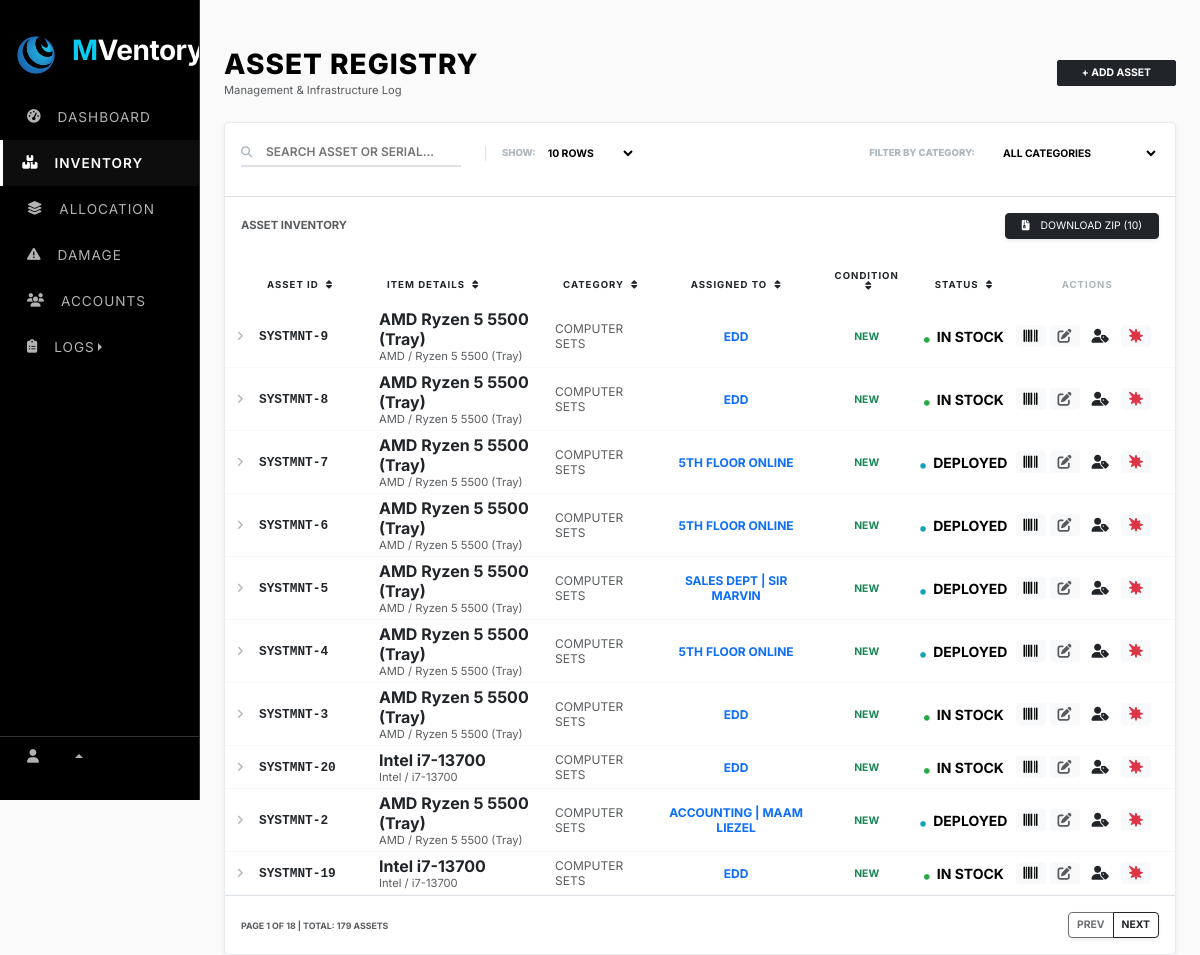
Page /web_content/inventory.php on the earlier database version.
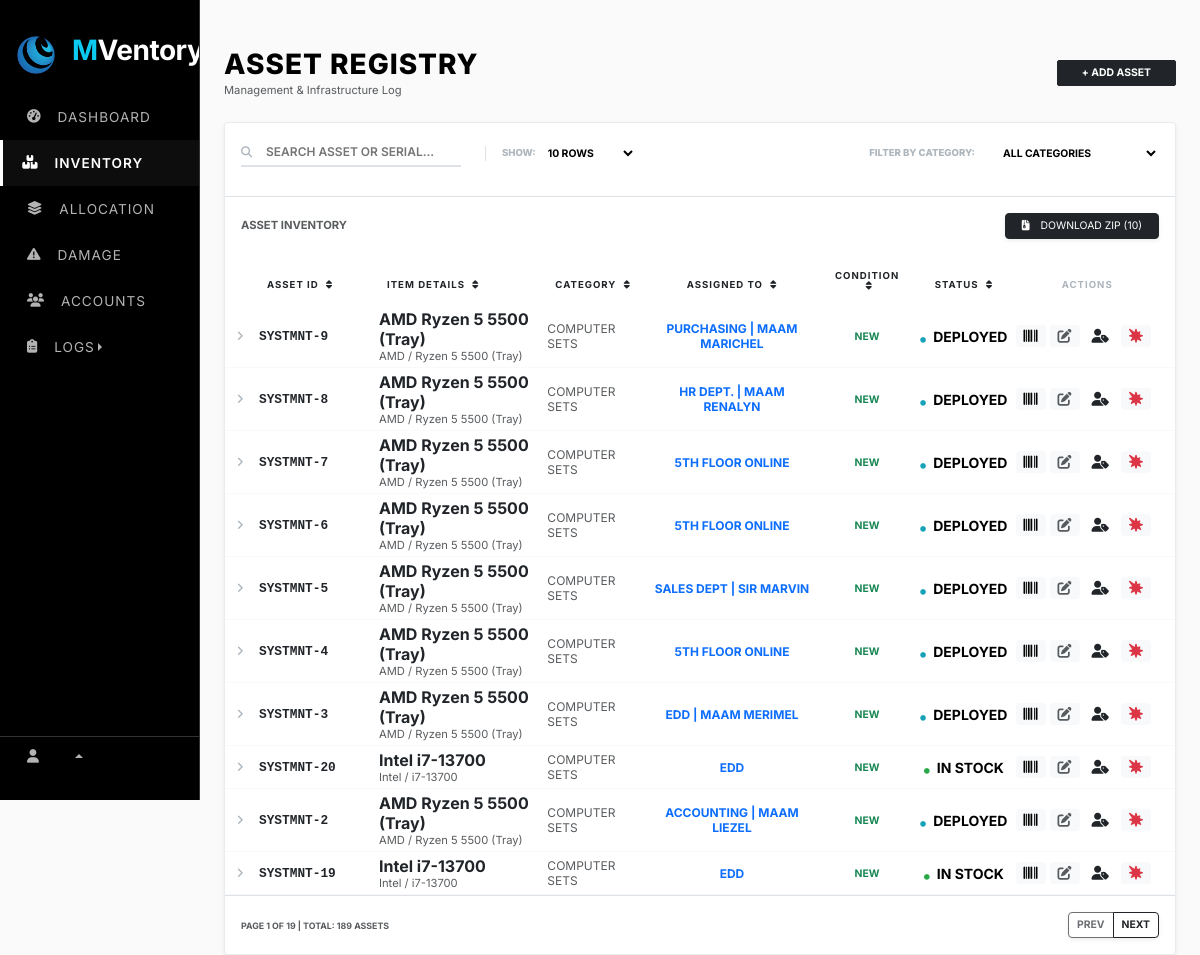
Same page on the later database version.
### tables this page shows
CREATE TABLE `assets` (
  `id` int(11) NOT NULL AUTO_INCREMENT,
  `asset_id` varchar(50) DEFAULT NULL,
  `category_id` int(11) DEFAULT NULL,
  `item_name` varchar(255) NOT NULL,
  `brand` varchar(100) DEFAULT NULL,
  `model` varchar(100) DEFAULT NULL,
  `serial_number` varchar(100) DEFAULT NULL,
  `specs` text DEFAULT NULL,
  `quantity` int(11) DEFAULT 1,
  `assigned_to` varchar(255) DEFAULT NULL,
  `status` varchar(50) DEFAULT 'In Stock',
  `condition_status` varchar(50) DEFAULT NULL,
  `purchase_date` date DEFAULT NULL,
  `arrival_date` date DEFAULT NULL,
  `cost` decimal(10,2) DEFAULT NULL,
  `warranty_cost` decimal(10,2) DEFAULT NULL,
  `remarks` text DEFAULT NULL,
  `created_at` timestamp NOT NULL DEFAULT current_timestamp(),
  PRIMARY KEY (`id`),
  UNIQUE KEY `asset_id` (`asset_id`),
  KEY `fk_category` (`category_id`),
  CONSTRAINT `fk_category` FOREIGN KEY (`category_id`) REFERENCES `categories` (`category_id`) ON DELETE SET NULL
);

CREATE TABLE `categories` (
  `category_id` int(11) NOT NULL AUTO_INCREMENT,
  `category_name` varchar(100) NOT NULL,
  `description` text DEFAULT NULL,
  `created_at` timestamp NOT NULL DEFAULT current_timestamp(),
  PRIMARY KEY (`category_id`),
  UNIQUE KEY `category_name` (`category_name`)
);

### web_content/inventory.php (the view, shortened to what the changed rows need)
<?php
    include "../render/connection.php";
    include "../src/cdn/cdn_links.php";
    $search = (isset($_GET['search']) && !is_array($_GET['search'])) ? mysqli_real_escape_string($conn, $_GET['search']) : '';
    $cat_filter = (isset($_GET['category']) && !is_array($_GET['category'])) ? mysqli_real_escape_string($conn, $_GET['category']) : '';
    $where = ["1=1"];
    $where_sql = implode(" AND ", $where);
    $limit = isset($_GET['limit']) ? (string)$_GET['limit'] : '10';
    $db_limit = ($limit === 'all') ? 9999 : (int)$limit;
    $page = (isset($_GET['page']) && $limit !== 'all') ? max(1, (int)$_GET['page']) : 1;
    $start = ($page - 1) * $db_limit;
    $total_res = mysqli_query($conn, "SELECT COUNT(*) as total FROM assets a LEFT JOIN categories c ON a.category_id = c.category_id WHERE $where_sql");
    $total_rows = mysqli_fetch_assoc($total_res)['total'] ?? 0;
    $total_pages = ($db_limit > 0) ? ceil($total_rows / $db_limit) : 1;
    $allowed_sort = [
        'asset_id' => 'a.asset_id',
        'item_name' => 'a.item_name',
        'category' => 'c.category_name',
        'status' => 'a.status',
        'condition' => 'a.condition_status',
        'assigned' => 'a.assigned_to'
    ];
    $sort = $_GET['sort'] ?? 'asset_id';
    $dir  = $_GET['dir'] ?? 'DESC';
    $sort_col = $allowed_sort[$sort] ?? 'a.asset_id';
    $sort_dir = ($dir === 'ASC') ? 'ASC' : 'DESC';
?>
<!doctype html>
<html lang="en">
    <head>
        <link rel="stylesheet" href="../src/style/main_style.css">
        <link rel="stylesheet" href="https://cdnjs.cloudflare.com/ajax/libs/font-awesome/6.5.2/css/all.min.css">
    </head>
    <body>
        <div class="row g-0">
            <div class="col-lg-2"><?php include "../nav/sidebar_nav.php"; ?></div>
            <div class="col">
                <div class="container-fluid px-4 mt-5">
                    <div class="main-registry-container">
                        <div class="card edd-card shadow-sm">
                            <div class="table-responsive">
                                <table class="table table-sm align-middle mb-0">
                                    <thead>
                                        <tr>
                                            <th width="30"></th>
                                            <th width="120">
                                                <a href="?<?= http_build_query(array_merge($_GET, ['sort'=>'asset_id','dir'=>($sort=='asset_id' && $sort_dir=='ASC')?'DESC':'ASC'])) ?>"
                                                class="text-decoration-none text-dark">
                                                    Asset ID <i class="fa-solid fa-sort ms-1"></i>
                                                </a>
                                            </th>
                                            <th>
                                                <a href="?<?= http_build_query(array_merge($_GET, ['sort'=>'item_name','dir'=>($sort=='item_name' && $sort_dir=='ASC')?'DESC':'ASC'])) ?>"
                                                class="text-decoration-none text-dark">
                                                    Item Details <i class="fa-solid fa-sort ms-1"></i>
                                                </a>
                                            </th>
                                            <th>
                                                <a href="?<?= http_build_query(array_merge($_GET, ['sort'=>'category','dir'=>($sort=='category' && $sort_dir=='ASC')?'DESC':'ASC'])) ?>"
                                                class="text-decoration-none text-dark">
                                                    Category <i class="fa-solid fa-sort ms-1"></i>
                                                </a>
                                            </th>
                                            <th class="text-center">
                                                <a href="?<?= http_build_query(array_merge($_GET, ['sort'=>'assigned','dir'=>($sort=='assigned' && $sort_dir=='ASC')?'DESC':'ASC'])) ?>"
                                                class="text-decoration-none text-dark">
                                                    Assigned To <i class="fa-solid fa-sort ms-1"></i>
                                                </a>
                                            </th>
                                            <th class="text-center">
                                                <a href="?<?= http_build_query(array_merge($_GET, ['sort'=>'condition','dir'=>($sort=='condition' && $sort_dir=='ASC')?'DESC':'ASC'])) ?>"
                                                class="text-decoration-none text-dark">
                                                    Condition <i class="fa-solid fa-sort ms-1"></i>
                                                </a>
                                            </th>
                                            <th class="text-center">
                                                <a href="?<?= http_build_query(array_merge($_GET, ['sort'=>'status','dir'=>($sort=='status' && $sort_dir=='ASC')?'DESC':'ASC'])) ?>"
                                                class="text-decoration-none text-dark">
                                                    Status <i class="fa-solid fa-sort ms-1"></i>
                                                </a>
                                            </th>
                                            <th width="150" class="text-center pe-4">Actions</th>
                                        </tr>
                                        </thead>
                                    <tbody>
                                        <?php
                                        $query = "SELECT a.*, c.category_name FROM assets a
                                                    LEFT JOIN categories c ON a.category_id = c.category_id
                                                    WHERE $where_sql
                                                    ORDER BY $sort_col $sort_dir
                                                    LIMIT $start, $db_limit";
                                        $result = mysqli_query($conn, $query);
                                        if (mysqli_num_rows($result) > 0):
                                            while ($row = mysqli_fetch_assoc($result)):
                                                $drawer_id = "row_detail_" . $row['id'];
                                                $cond   = strtoupper(trim($row['condition_status'] ?? 'N/A'));
                                                if ($cond == 'NEW') {
                                                    $cond_class = 'text-success';
                                                } elseif ($cond == 'USED') {
                                                    $cond_class = 'text-warning';
                                                } elseif (preg_match('/(DEFECTIVE|DISPOSAL|REPLACEMENT)/', $cond)) {
                                                    $cond_class = 'text-danger';
                                                } elseif (preg_match('/(REPAIR|WARRANTY)/', $cond)) {
                                                    $cond_class = 'text-primary';
                                                } else {
                                                    $cond_class = 'text-secondary';
                                                }
                                        ?>
                                        <tr class="log-row">
                                            <td class="text-center">
                                                <i class="fa-solid fa-angle-right btn-expand collapsed"
                                                data-bs-toggle="collapse"
                                                data-bs-target="#<?= $drawer_id ?>"
                                                role="button"></i>
                                            </td>
                                            <td class="fw-bold asset-id-cell text-dark"><?= $row['asset_id'] ?></td>
                                            <td>
                                                <div class="fw-bold text-dark"><?= htmlspecialchars($row['item_name']) ?></div>
                                                <div class="text-muted" style="font-size: 0.7rem;"><?= htmlspecialchars($row['brand']) ?> / <?= htmlspecialchars($row['model']) ?></div>
                                            </td>
                                            <td class="text-muted" style="font-size: 0.75rem;"><?= strtoupper($row['category_name'] ?? 'Uncategorized') ?></td>
                                            <td class="text-center fw-bold text-primary" style="font-size: 0.75rem;">
                                                <?= !empty($row['assigned_to']) ? strtoupper(htmlspecialchars($row['assigned_to'])) : '<span class="text-muted fw-normal">—</span>' ?>
                                            </td>
                                            <td class="text-center fw-bold <?= $cond_class ?>" style="font-size: 0.65rem;"><?= $cond ?></td>
                                            <td class="text-center small fw-bold text-nowrap">
                                                <i class="fa-solid fa-circle me-1" style="font-size: 0.35rem; color: <?= ($row['status'] == 'In Stock') ? '#28a745' : '#17a2b8' ?>;"></i>
                                                <?= strtoupper($row['status']) ?>
                                            </td>
                                            <td class="text-center pe-4">
                                                <div class="d-flex justify-content-end gap-1" onclick="event.stopPropagation();">
                                                    <button type="button" class="btn btn-sm btn-light border-0" onclick="saveAsPng('<?= $row['asset_id'] ?>')" title="Barcode">
                                                        <i class="fa-solid fa-barcode"></i>
                                                    </button>
                                                    <button type="button" class="btn btn-sm btn-light btn-outline-dark border-0 text-muted" data-bs-toggle="modal" data-bs-target="#editModal" data-id="<?= $row['id'] ?>" data-assetid="<?= $row['asset_id'] ?>" data-itemname="<?= htmlspecialchars($row['item_name']) ?>" data-brand="<?= htmlspecialchars($row['brand']) ?>" data-category="<?= $row['category_id'] ?>" data-condition="<?= $row['condition_status'] ?>" title="Edit">
                                                        <i class="fa-solid fa-pen-to-square"></i>
                                                    </button>
                                                    <button type="button"
                                                        class="btn btn-sm btn-outline-dark border-0 shadow-none"
                                                        data-bs-toggle="modal"
                                                        data-bs-target="#allocateModal"
                                                        data-id="<?= $row['id'] ?>"
                                                        data-assetid="<?= htmlspecialchars($row['asset_id']) ?>"
                                                        title="Allocate">
                                                        <i class="fa-solid fa-user-tag text-dark"></i>
                                                    </button>
                                                    <button type="button"
                                                        class="btn btn-sm border-0 btn-light text-danger"
                                                        data-bs-toggle="modal"
                                                        data-bs-target="#damageModal"
                                                        data-assetid="<?= $row['asset_id'] ?>"
                                                        data-id="<?= $row['id'] ?>"
                                                        title="Report Damage">
                                                        <i class="fa-solid fa-burst"></i>
                                                    </button>
                                                </div>
                                            </td>
                                        </tr>
                                        <?php endwhile; else: ?>
                                        <tr><td colspan="8" class="text-center py-5 text-muted small fw-bold">NO RECORDS FOUND</td></tr>
                                        <?php endif; ?>
                                        </tbody>
                                </table>
                            </div>
                            <div class="card-footer bg-white py-3 border-top">
                                <div class="d-flex justify-content-between align-items-center">
                                    <span class="text-muted fw-bold" style="font-size: 0.55rem; text-uppercase;">
                                        PAGE <?= $page ?> OF <?= max(1, $total_pages) ?> | TOTAL: <?= $total_rows ?> ASSETS
                                    </span>
                                    <div class="btn-group shadow-sm">
                                        <?php
                                            $base_params = [
                                                'search'   => $search,
                                                'category' => $cat_filter,
                                                'limit'    => $limit
                                            ];
                                            $prev_url = "?" . http_build_query(array_merge($base_params, ['page' => $page - 1]));
                                            $next_url = "?" . http_build_query(array_merge($base_params, ['page' => $page + 1]));
                                        ?>
                                        <a href="<?= ($page > 1) ? $prev_url : '#' ?>"
                                        class="btn btn-outline-dark btn-sm fw-bold <?= ($page <= 1) ? 'disabled' : '' ?>"
                                        style="font-size: 0.65rem;">
                                        </a>
                                        <a href="<?= ($page < $total_pages && $limit !== 'all') ? $next_url : '#' ?>"
                                        class="btn btn-outline-dark btn-sm fw-bold <?= ($page >= $total_pages || $limit === 'all') ? 'disabled' : '' ?>"
                                        style="font-size: 0.65rem;">
                                        </a>
                                    </div>
                                </div>
                            </div>
                        </div>
                    </div>
                </div>
            </div>
        </div>
    </body>
</html>

Differences in the rows shown:
changed assets "SYSTMNT-9": assigned_to "EDD" → "PURCHASING | MAAM MARICHEL"; status "IN STOCK" → "DEPLOYED"
changed assets "SYSTMNT-8": assigned_to "EDD" → "HR DEPT. | MAAM RENALYN"; status "IN STOCK" → "DEPLOYED"
changed assets "SYSTMNT-3": assigned_to "EDD" → "EDD | MAAM MERIMEL"; status "IN STOCK" → "DEPLOYED"
Other differences:
max(1, $total_pages): "18" → "19"
$total_rows: "179" → "189"
